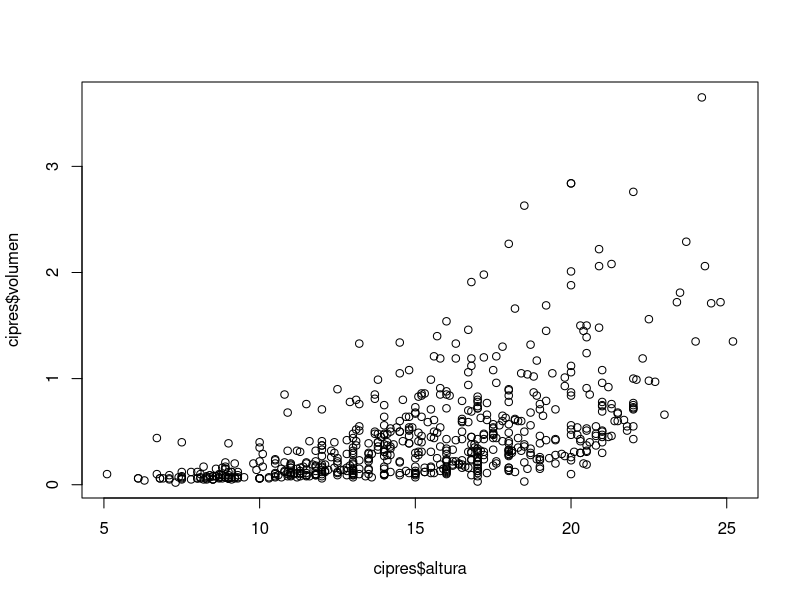
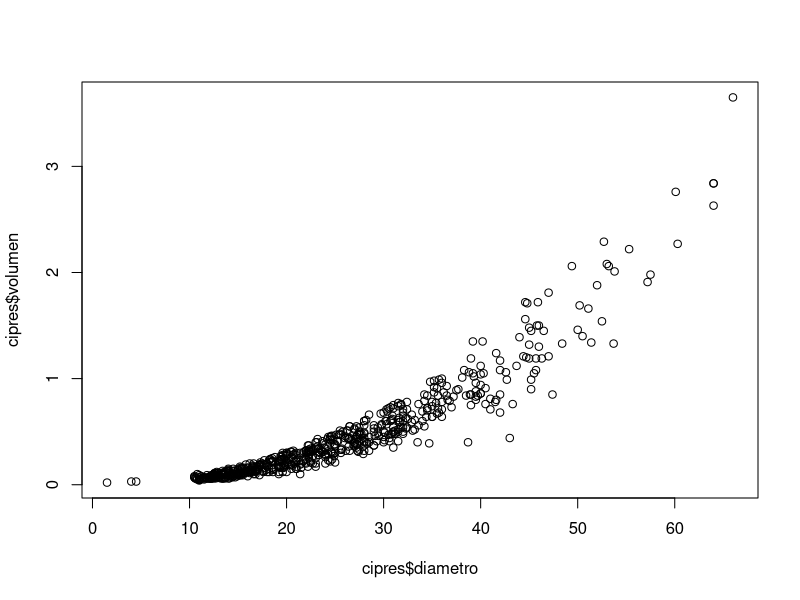
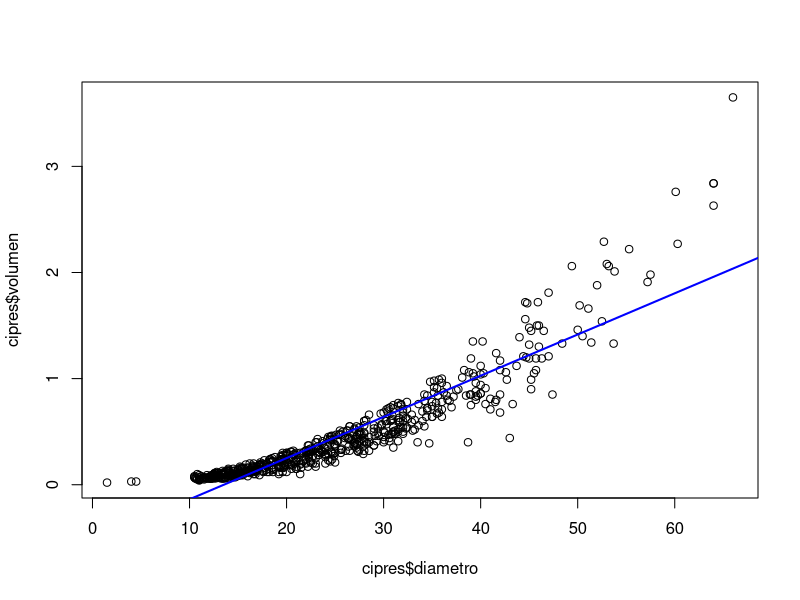
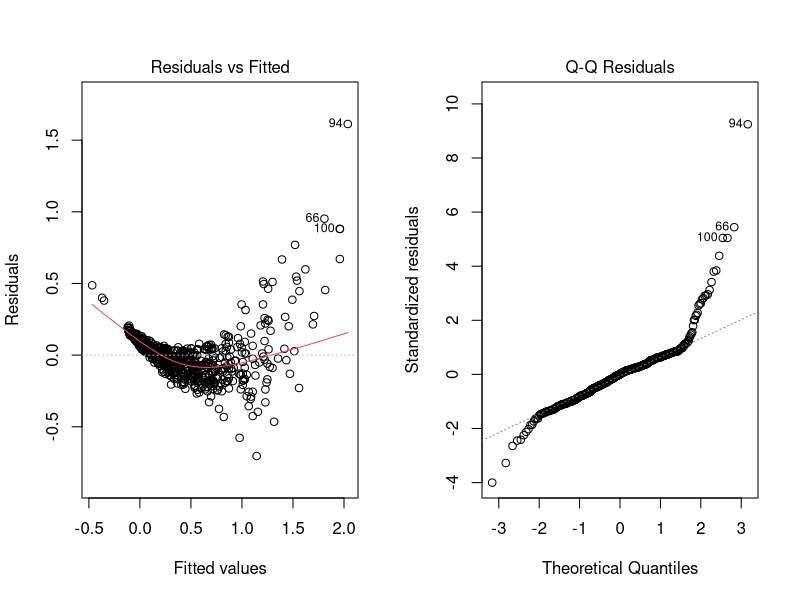
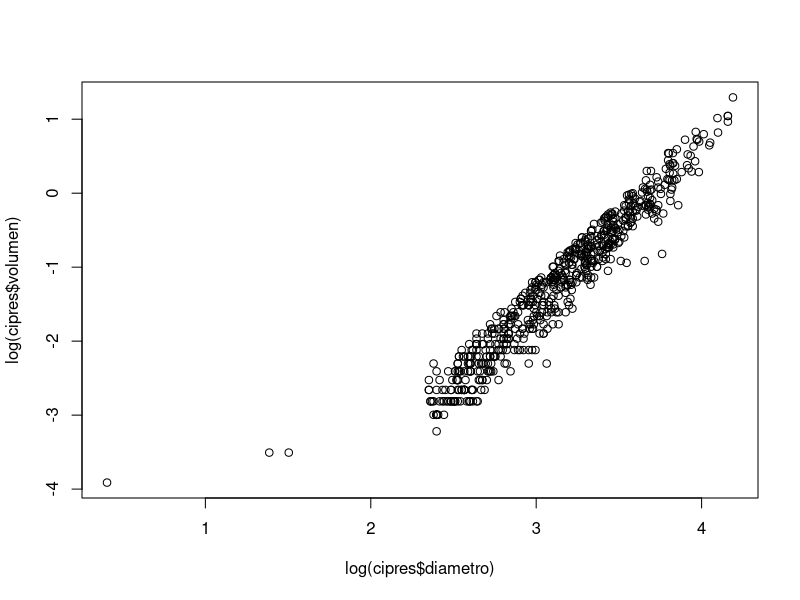
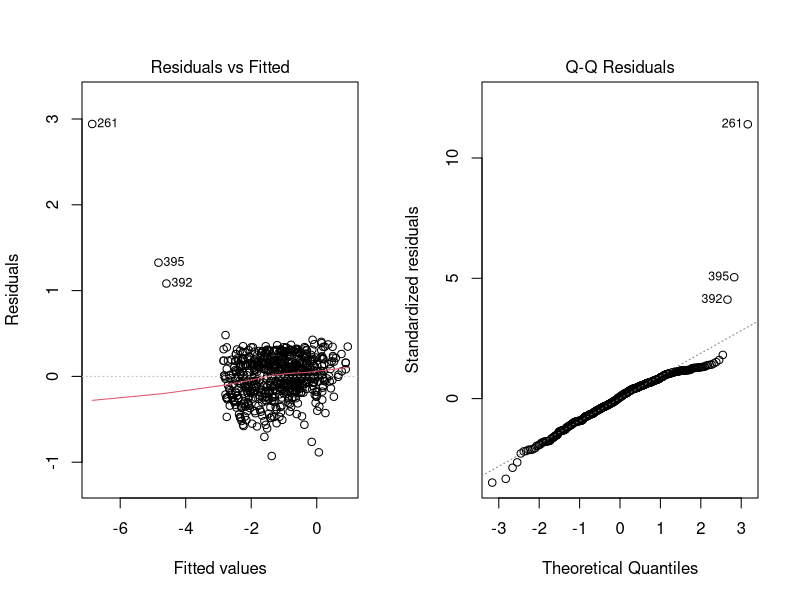
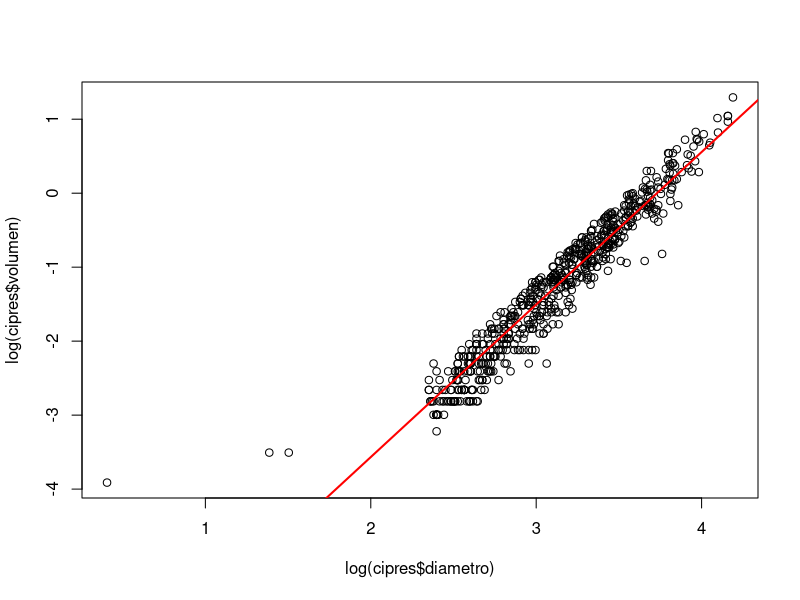

Generate these figures, in order, with R:
## ---- chunk 1
# Instalación y carga de paquetes  
 # Incluye ggplot2, dplyr, tidyr
if (!require("tidyverse")) install.packages("tidyverse")

 # Se utiliza para leer archivos excel
if (!require("readxl")) install.packages("readxl")

 # Se utiliza para evaluar el supuesto de homosedasticidad
if (!require("car")) install.packages("car")

## ---- chunk 2
# Importar un archivo Excel
cipres <- read_excel("cipres.co.xlsx",
                          sheet = "Hoja1", 
                          col_names = TRUE)

## ---- chunk 3

# Visualizar los primeros registros del data frame
head(cipres)
## ---- chunk 4
# Elaboración de un gráfico de dispersión entre altura y volumen
plot(cipres$altura,cipres$volumen)



## ---- chunk 5
# Elaboración de un gráfico de dispersión entre diámetro y volumen
plot(cipres$diametro,cipres$volumen)

## ---- chunk 6
regsimple<-lm(cipres$volumen~cipres$diametro)
summary(regsimple)
## ---- chunk 7
plot(cipres$diametro,cipres$volumen)
abline(regsimple, fitted.values=cipres$volumen, col="blue", lwd=2)

## ---- chunk 8
par(mfrow=c(1,2))
plot(regsimple,which=1:2)
par(mfrow=c(1,1))  # Restaura la configuración gráfica

## ---- chunk 9
shapiro.test(resid(regsimple))
## ---- chunk 10

ncvTest(regsimple)
## ---- chunk 11
# grafico de dispersion datos transformados
plot(log(cipres$diametro),log(cipres$volumen))

## ---- chunk 12
# Regresion usando logaritmos
reg<-lm(log(cipres$volumen)~log(cipres$diametro))
summary(reg)
## ---- chunk 13
par(mfrow=c(1,2)) 
plot(reg,which=1:2) 
par(mfrow=c(1,1))  # Restaura la configuración gráfica 
## ---- chunk 14
shapiro.test(resid(reg))
## ---- chunk 15
ncvTest(reg)
## ---- chunk 16
plot(log(cipres$diametro),log(cipres$volumen)) 
abline(reg, cipres$volumen, col="red", lwd=2)


